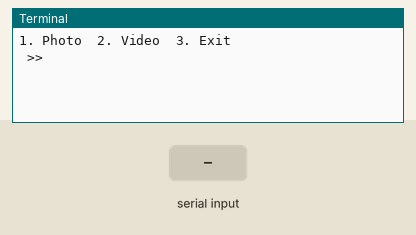
Simulated run of this program. Board: Raspberry Pi (BCM pin numbers). Shown: the last lines printed to the terminal. The inputs (shaded band) are chosen by the test bench. The clock reads 2024-03-15 10:24:30 at power-on unless the program sets it; the camera gives no picture and a still takes 0.5 s.

Above: at 4.2 s.
4.3 s: "1" typed at the terminal, then Enter
At 4.7 s:
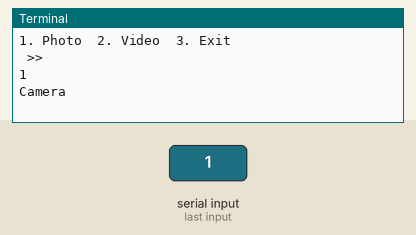
5.8 s: "2" typed at the terminal, then Enter
At 6.8 s:
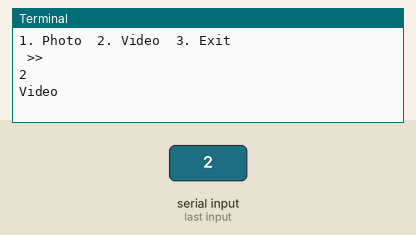

The program:

picamera_task.py
```python
import picamera
import time

path = '/home/pi/src5/06_multimedia'

camera = picamera.PiCamera()
num = 0

try:
    camera.resolution = (640,480)
    camera.start_preview()
    time.sleep(3)

    while(1):
        num = int(input("1. Photo  2. Video  3. Exit\n >>"))

        if num == 1 :
            print("Camera\n")
            now_str=time.strftime("%Y%m%d_%H%M%S")
            camera.capture('%s/photo_%s.jpg'%(path,now_str))

        elif num == 2 :
            print("Video\n")
            now_str=time.strftime("%Y%m%d_%H%M%S")
            camera.start_recording('%s/video_%s.h264' %(path,now_str))
            time.sleep(10)
            camera.stop_recording()
        else:
            print("Exit\n")
            break
finally:
    camera.stop_preview()
    
```

Measured:
- after the input at 4.3 s, the terminal: prints a new line at once (image 1)
- after the input at 5.8 s, the terminal: prints a new line at once (image 2)
